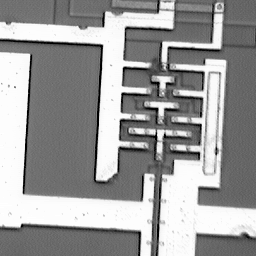
%> input picture Satellite images adjustment/ic2.tif, 256 x 256 px
$ octave lab3.m   (GNU Octave 9; MATLAB toolbox functions it lacks are replaced by stand-ins)
%> lines starting %> are read from the running program, lines starting %| are printed output that depends on the picture; in (x1, y1, x2, y2) boxes, pixels count from 0 and x2, y2 are one past the last pixel; in counts of white or black regions, pixels touching at a corner belong together; the program's own positions count from 1
%Alessandro Patti
%Giacomo Deodato
close all
clear all
%%%%%%%%%%%%%%%%Pre-processing%%%%%%%%%%%%%%%%%%%%%%%

%%%%%%Step 1%%%%%%%
img=imread('ic2.tif');
%> img is the input picture: size 256x256 uint8; min 0, max 255, mean 155.2
noise=randn(size(img,1),size(img,2));
noise_strength=64;
img_n=img+uint8(noise_strength*noise);
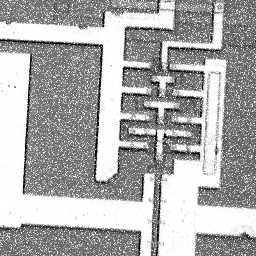
%> img_n: size 256x256 uint8; min 0, max 255, mean 172.4

%%%%%%Step 2%%%%%%%

%calculate filtered image with 3 different methods and plot them to compare
%results. The size of the filter has been chosen after some test. The best
%result has been achieved with wiener filter, that preserver better the
%edges
mask_size=5;
img_fw=wiener2(img_n, [mask_size mask_size]);
img_fm=medfilt2(img_n, [mask_size mask_size]);
img_fa=imfilter(img_n,fspecial('average',mask_size));
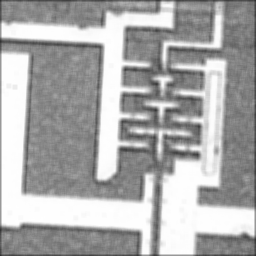
%> img_fa: size 256x256 uint8; min 46, max 255, mean 170.8
subplot(2,2,1);
imshow(img_n)
title('original')
subplot(2,2,2);
imshow(img_fw)
title('wiener')
subplot(2,2,3);
imshow(img_fm)
title('median')
subplot(2,2,4);
imshow(img_fa)
title('average')


%%%%%%%%%%%%%%%%Processing%%%%%%%%%%%%%%%%%%%%%%%
%close all
figure
%%%%%%Step 3%%%%%%%
img_f=img_fw;

%%%%gradient edges detection%%%%
Gx=zeros(3,3);
Gx(2,1)=1; Gx(2,3)=-1; %create x-axis gradient mask
Gy=zeros(3,3);
Gy(1,2)=1; Gy(3,2)=-1; %create y-axis gradient mask
gradientx=imfilter(img_f,Gx); %calculate the gradient over x-axis direction
gradienty=imfilter(img_f,Gy); %calculate the gradient over y-axis direction

gradient=uint8(sqrt(double(gradientx.^2+gradienty.^2)));
% subplot(1,3,1);
% imshow(gradient,[]);
% title('gradient')
gradient=im2bw(gradient, graythresh(gradient));
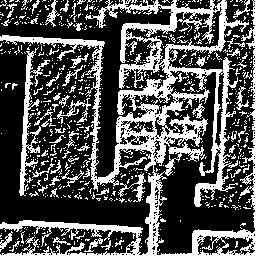
%> gradient: size 256x256 logical; 32.4% white; 713 white regions (651 under 20 px), largest, box (x1, y1, x2, y2) and area: (0, 0, 256, 256) 15163, (19, 47, 50, 196) 1053, (57, 98, 91, 124) 207
% subplot(1,3,2);
% imshow(gradient,[]);
% title('gradient binarized ')
gradient=bwmorph(gradient,'thin');
%> gradient: size 256x256 logical; 21.9% white in thin lines or dots
% [4 lines of commented-out code are left out]

%%%%laplacian edges detection%%%
laplacian=imfilter(img_f,fspecial('laplacian'));
% subplot(1,3,1);
% imshow(laplacian);
% title('laplacian')
laplacian=im2bw(laplacian,graythresh(laplacian));
%> laplacian: size 256x256 logical; 4.3% white in thin lines or dots
% subplot(1,3,2);
% imshow(laplacian);
% title('laplacian binarized')
laplacian=bwmorph(laplacian,'thin');
%> laplacian: size 256x256 logical; 3.7% white in thin lines or dots
% [4 lines of commented-out code are left out]

%%%%canny edges detection%%%%
canny=edge(img_f, 'canny', 0.4);
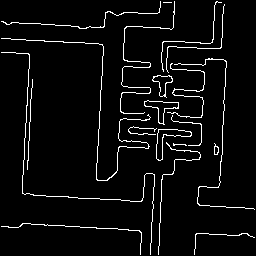
%> canny: size 256x256 logical; 4.7% white in thin lines or dots

%%plot all the results
subplot(2,2,1);
imshow(img_f)
title('filtered')
subplot(2,2,2);
imshow(gradient)
title('gradient')
subplot(2,2,3);
imshow(laplacian)
title('laplacian')
subplot(2,2,4);
imshow(canny)
title('canny');

%%%%%%Step 4%%%%%%%
edges=canny;

%%%%show the radon and hough transform of a point and a line%%%
% [18 lines of commented-out code are left out]

rad=radon(edges);
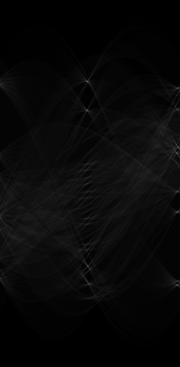
%> rad: size 367x180 double; min 0, max 107.5, mean 8.4
figure
imshow(rad, [])
title('radon transform')
%interactiveLine(edges, rad, 5);

high=zeros(1,180);
for i=1:180
    high(i)=max(rad(:,i));
end
%> after the loop, high = 180 values, max 107.5 at index 88, min 22.53 at index 117, mean 32.48

maxsum=max(high(1:90)+high(91:180));
%> maxsum = 194.2
indexsum=find(high(1:90)+high(91:180)==maxsum);
%> indexsum = 88

figure
subplot(2,1,1)
plot(high)
title('full vector');
subplot(2,1,2)
plot(high(1:90)+high(91:180))
title('sum of orthogonal components');
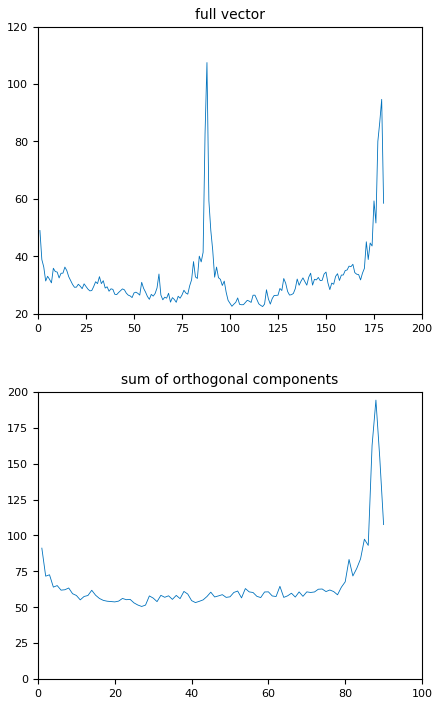
%> figure redrawn from the program's plot data, 2 panels; panel 1: curve peaks at x = 88, y = 107.5; panel 2: curve peaks at x = 88, y = 194.2

figure
subplot(1,2,1)
imshow(img_n)
title('original noisy image');
subplot(1,2,2)
img_rot=imrotate(img_f,90-indexsum,'bicubic');
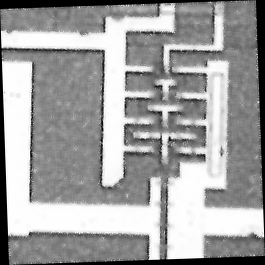
%> img_rot: size 265x265 uint8; min 0, max 255, mean 160.2
imshow(img_rot)
title('filtered image rotated');
